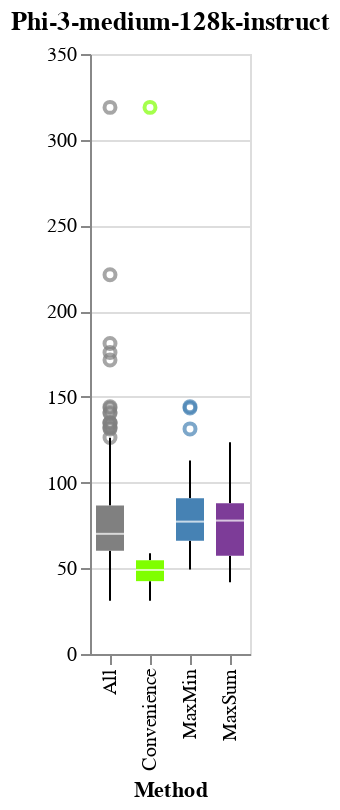

This figure's notebook cell:
### Code cell
# plot relevant comparison
colors = ['grey','chartreuse','steelblue',"#7D3C98"]
plot = alt.Chart(plot_df).mark_boxplot(
    ).encode(
        y=alt.Y("scores", title="").scale(domain=[0,350]),
        x="Method",
        color=alt.Color("Method", legend=None).scale(range=colors)
).properties(
    title=model
)
plot

### Figure 1 — Vega-Lite specification as saved in the notebook (floating-point values rounded to 4 significant figures; data arrays with more than 128 entries replaced by an {"elided": "..."} marker saying what was removed)
{"config": {"view": {"continuousWidth": 300, "continuousHeight": 300}}, "data": {"name": "data-57ba6a870a2fd28f518e6e096d7bdfd1"}, "mark": {"type": "boxplot"}, "encoding": {"color": {"field": "Method", "legend": null, "scale": {"range": ["grey", "chartreuse", "steelblue", "#7D3C98"]}, "type": "nominal"}, "x": {"field": "Method", "type": "nominal"}, "y": {"field": "scores", "scale": {"domain": [0, 350]}, "title": "", "type": "quantitative"}}, "title": "Phi-3-medium-128k-instruct", "$schema": "https://vega.github.io/schema/vega-lite/v5.17.0.json", "datasets": {"data-57ba6a870a2fd28f518e6e096d7bdfd1": {"elided": "632 records"}}}
